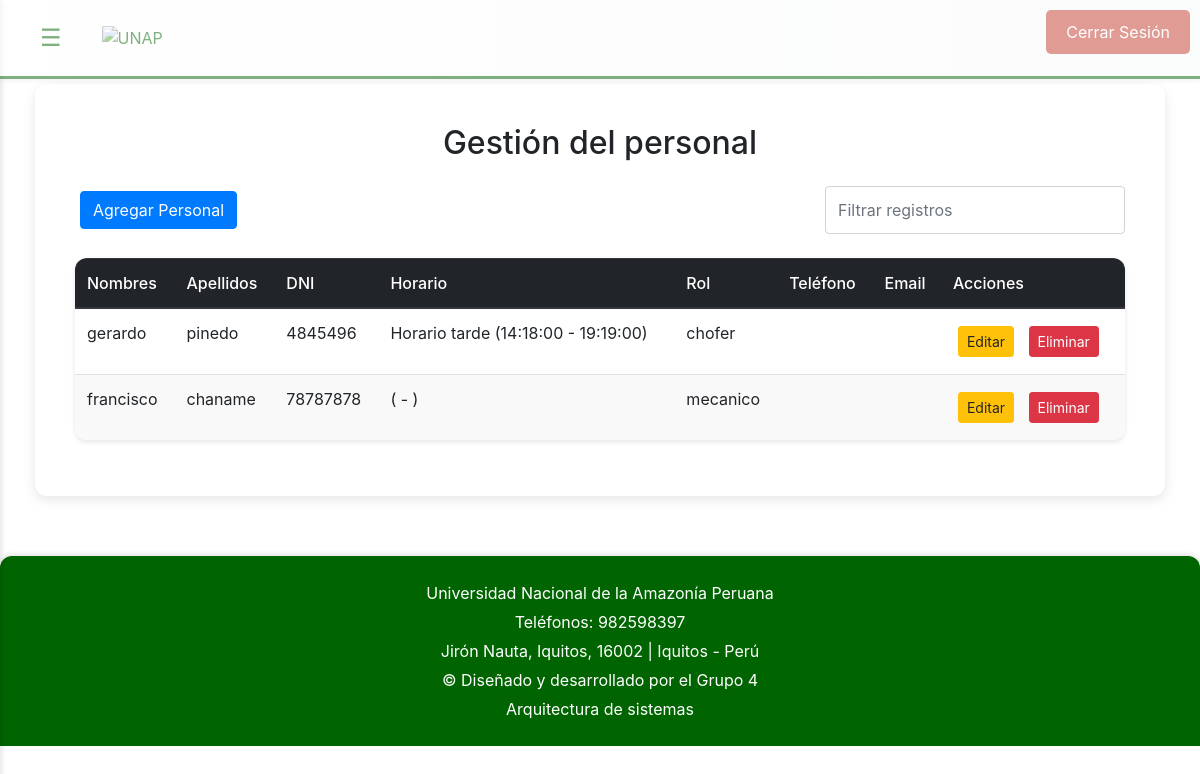
Page /gestion_personal.php (signed in) on the committed database.
### tables this page shows
CREATE TABLE IF NOT EXISTS `personal` (
  `id` int NOT NULL AUTO_INCREMENT,
  `nombre` varchar(100) NOT NULL,
  `apellido` varchar(100) NOT NULL,
  `dni` varchar(20) NOT NULL,
  `rol` enum('mecanico','chofer') NOT NULL,
  `usuario` varchar(50) DEFAULT NULL,
  `password` varchar(255) DEFAULT NULL,
  `vehiculo_id` int DEFAULT NULL,
  `horario_id` int NOT NULL,
  PRIMARY KEY (`id`),
  UNIQUE KEY `dni` (`dni`),
  KEY `vehiculo_id` (`vehiculo_id`),
  KEY `horario_id` (`horario_id`)
);

CREATE TABLE IF NOT EXISTS `horarios` (
  `id` int NOT NULL AUTO_INCREMENT,
  `nombre` varchar(50) NOT NULL,
  `hora_inicio` time NOT NULL,
  `hora_fin` time NOT NULL,
  PRIMARY KEY (`id`)
);

### public/gestion_personal.php (the view, shortened to what this page needs)
<?php
$conn = getDBConnection();
$sql = "SELECT p.*, h.nombre AS horario_nombre, h.hora_inicio, h.hora_fin
        FROM personal p
        LEFT JOIN horarios h ON p.horario_id = h.id";
$result = $conn->query($sql);
$personal = [];
if ($result->num_rows > 0) {
    while ($row = $result->fetch_assoc()) {
        $personal[] = $row;
    }
}
?>
<!DOCTYPE html>
<html lang="es">
<head>
    <link rel="stylesheet" href="https://maxcdn.bootstrapcdn.com/bootstrap/4.0.0/css/bootstrap.min.css">
    <link rel="stylesheet" href="css/tabla.css">
    <link rel="stylesheet" href="css/boton.css">
    <link rel="stylesheet" href="css/gestion_unidades.css">
    <link rel="stylesheet" href="css/gestion_personal.css">
</head>
<body>
    <?php include '../src/views/header.php'; ?>
    <div class="d-flex">
        <div class="container-fluid mt-4" id="main-content">
            <main>
                <section class="section">
                    <h2 class="text-center mb-4">Gestión del personal</h2>
                    <div class="d-flex justify-content-between mb-4">
                        <button type="button" class="btn btn-primary" data-toggle="modal" data-target="#vehicleModal" onclick="openAddModal()">
                            Agregar Personal
                        </button>
                        <input type="text" id="search" onkeyup="filterTable()" class="form-control w-50" placeholder="Filtrar registros">
                    </div>
                    <?php if (empty($personal)): ?>
                        <p class="no-results text-center">No se encontró similitud</p>
                    <?php else: ?>
                        <table class="table table-striped" id="vehicleTable">
                            <thead class="thead-dark">
                                <tr>
                                    <th>Nombres</th>
                                    <th>Apellidos</th>
                                    <th>DNI</th>
                                    <th>Horario</th>
                                    <th>Rol</th>
                                    <th>Teléfono</th>
                                    <th>Email</th>
                                    <th>Acciones</th>
                                </tr>
                            </thead>
                            <tbody>
                                <?php foreach ($personal as $persona): ?>
                                    <tr>
                                        <td><?php echo htmlspecialchars($persona['nombre']); ?></td>
                                        <td><?php echo htmlspecialchars($persona['apellido']); ?></td>
                                        <td><?php echo htmlspecialchars($persona['dni']); ?></td>
                                        <td><?php echo htmlspecialchars(($persona['horario_nombre'] ?? '') . ' (' . ($persona['hora_inicio'] ?? '') . ' - ' . ($persona['hora_fin'] ?? '') . ')'); ?></td>
                                        <td><?php echo htmlspecialchars($persona['rol']); ?></td>
                                        <td><?php echo htmlspecialchars($persona['telefono']); ?></td>
                                        <td><?php echo htmlspecialchars($persona['email']); ?></td>
                                        <td>
                                            <button onclick="openEditModal('<?php echo $persona['id']; ?>', '<?php echo htmlspecialchars($persona['nombre']); ?>', '<?php echo htmlspecialchars($persona['apellido']); ?>', '<?php echo htmlspecialchars($persona['dni']); ?>', '<?php echo htmlspecialchars($persona['rol']); ?>', '<?php echo htmlspecialchars($persona['horario_id']); ?>', '<?php echo htmlspecialchars($persona['telefono']); ?>', '<?php echo htmlspecialchars($persona['email']); ?>')" class="btn btn-warning btn-sm">Editar</button>
                                            <button onclick="openDeleteModal('<?php echo $persona['id']; ?>')" class="btn btn-danger btn-sm">Eliminar</button>
                                        </td>
                                    </tr>
                                <?php endforeach; ?>
                            </tbody>
                        </table>
                    <?php endif; ?>
                </section>
            </main>
        </div>
    </div>
    <?php include '../src/views/footer.php'; ?>
</body>
</html>

### public/css/tabla.css (style rules this page uses)
body { font-family: 'Roboto', sans-serif; background-color: #f5f7fa; margin: 0; padding: 0; }
h2 { text-align: center; margin-top: 20px; color: #333; font-size: 2em; font-weight: 300; }
table { width: 100%; border-collapse: collapse; margin-top: 20px; box-shadow: 0 2px 5px rgba(0, 0, 0, 0.1); border-radius: 12px; overflow: hidden; }
th, td { padding: 12px; text-align: left; border-bottom: 1px solid #d1d1d1; }
th { background-color: #006400; color: #fff; font-weight: 500; }
td { background-color: #fff; }
tr:nth-child(even) td { background-color: #f9f9f9; }
button { background-color: #006400; color: white; border: none; cursor: pointer; padding: 10px 20px; border-radius: 4px; font-size: 16px; transition: background-color 0.3s; }
.table { width: 100%; border-collapse: collapse; margin: 20px 0; box-shadow: 0 2px 5px rgba(0, 0, 0, 0.1); border-radius: 12px; overflow: hidden; }
.table th, .table td { padding: 12px; border: none; text-align: left; }
.table th { background-color: #006400; color: white; font-weight: 500; }

### public/css/boton.css (style rules this page uses)
.btn { display: inline-block; padding: 10px 20px; font-size: 14px; text-align: center; text-decoration: none; border: none; border-radius: 4px; margin: 5px; cursor: pointer; }

### public/css/gestion_unidades.css (style rules this page uses)
.section { margin: 20px; }
.btn-primary { background-color: #006400; border-color: #006400; }
.btn-warning { background-color: #FFD700; border-color: #FFD700; color: #006400; }
.btn-danger { background-color: #ff4c4c; border-color: #ff4c4c; }
.table-striped tbody tr:nth-of-type(odd) { background-color: rgba(0, 100, 0, 0.05); }
.thead-dark th { background-color: #006400; color: white; }
.table td, .table th { vertical-align: middle; }
.form-control { border-radius: 5px; }
input#search { max-width: 300px; }

### public/css/header-sidebar.css (style rules this page uses)
body { font-family: 'Roboto', sans-serif; margin: 0; padding: 0; background: #f8f9fa; color: #343a40; }

### public/css/contenido-principal.css (style rules this page uses)
main { padding: 40px 20px; max-width: 1200px; margin: 0 auto; }
.section { text-align: center; background: white; padding: 40px; border-radius: 12px; box-shadow: 0 4px 12px rgba(0, 0, 0, 0.1); margin: 20px 0; }

### public/css/botones.css (style rules this page uses)
button { background-color: #006400; color: white; border: none; cursor: pointer; padding: 10px 20px; border-radius: 5px; font-size: 16px; transition: background-color 0.3s; }

### rows in the picture
personal: nombre "gerardo", apellido "pinedo", dni "4845496", horario.hora_fin "Horario tarde (14:18:00 - 19:19:00)", rol "chofer"
personal: nombre "francisco", apellido "chaname", dni "78787878", hora_fin "( - )", rol "mecanico"
